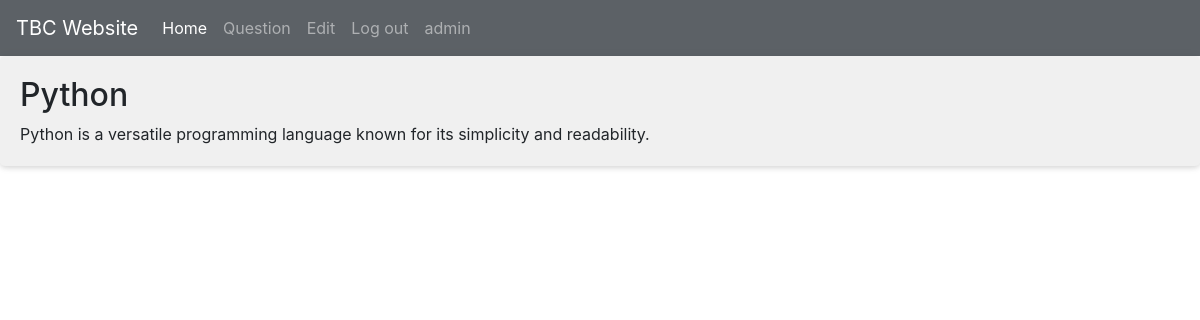
/info/1 (signed in), run on the app's committed database.
### models.py (models this page shows, shortened)
class User(db.Model, UserMixin):
    __tablename__ = "users"
    id = db.Column(db.Integer(), primary_key=True)
    username = db.Column(db.String())
    password = db.Column(db.String())
    birthday = db.Column(db.Date())
    role = db.Column(db.String())

class Info(db.Model):
    __tablename__ = "infos"
    id = db.Column(db.Integer(), primary_key=True)
    name = db.Column(db.String())
    inf = db.Column(db.String())

### routes.py (the view)
@app.route("/info/<int:info_id>")
@login_required
def index5(info_id):
 info = Info.query.get(info_id)
 return render_template("index5.html", inff=info)

### models.py (called while the page is built)
@login_manager.user_loader
def load_user(user_id):
    return User.query.get(user_id)

### templates/index5.html (shortened to what this page needs)
{% extends "base.html" %}
{% block content %}
      <div class="languages">
        <div class="language">
            <h2>{{inff['name']}}</h2>
            <p>{{inff['inf']}}</p>
        </div>
    </div>
{% endblock %}

### templates/navbar.html (shortened to what this page needs)
<nav class="navbar navbar-expand-lg navbar-dark bg-dark" style="opacity: 0.8">
    <a class="navbar-brand" href="https://www.tbcbank.ge/web/ka">TBC Website</a>
    <div class="collapse navbar-collapse" id="navbarNav">
      <ul class="navbar-nav">
        <li class="nav-item active">
          <a class="nav-link" href="/">Home</a>
        </li>
        <li class="nav-item">
          <a class="nav-link" href="/search">Question</a>
        </li>
        {% if current_user.role == "Admin" %}
        <li class="nav-item">
          <a class="nav-link" href="/registered_users">Edit</a>
        </li>
        {% endif %}
        {% if current_user.is_authenticated %}
        <li class="nav-item">
          <a class="nav-link" href="/logout">Log out</a>
        </li>
        {% endif %}
        <li class="nav-item">
          <a class="nav-link" href="#">{{ current_user.username }}</a>
        </li>
      </ul>
    </div>
  </nav>

### templates/index5.html (style rules this page uses)
.languages { display: grid; grid-template-columns: repeat(auto-fit, minmax(200px, 1fr)); grid-gap: 20px; background-color: #fff; border-radius: 5px; box-shadow: 0 0 10px rgba(0, 0, 0, 0.1); }
.language { background-color: #f0f0f0; padding: 20px; border-radius: 5px; box-shadow: 0 2px 5px rgba(0, 0, 0, 0.1); transition: all 0.3s ease; }
.language h2 { margin-top: 0; }
.language p { margin-bottom: 0; }

### data on the page
User: username "admin"
Info: name "Python", inf "Python is a versatile programming language known for its simplicity and readability."
